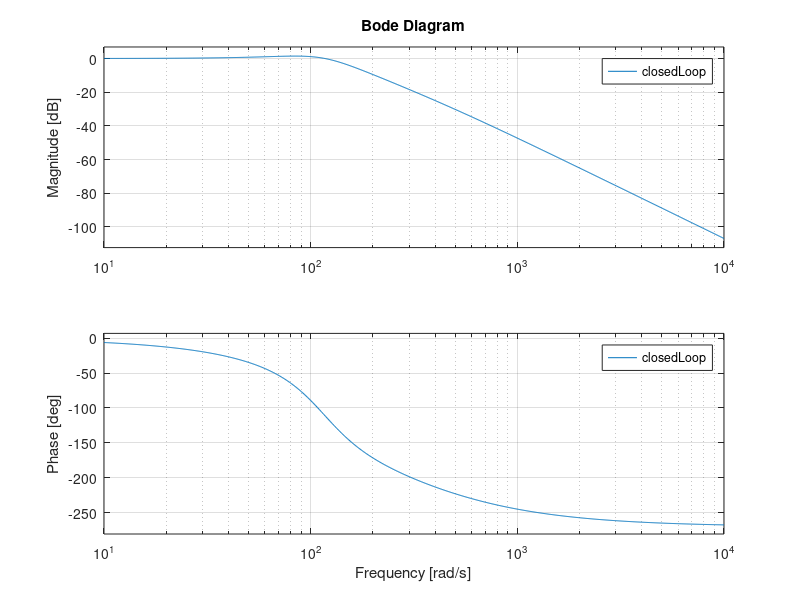

MATLAB code for this plot:
s = tf('s');
G = 1/(s*(1+(s/200))*(1+(s/250)));
k=91;
G_Sys=(k*G);
closedLoop = feedback(G_Sys,1);
bode(closedLoop)